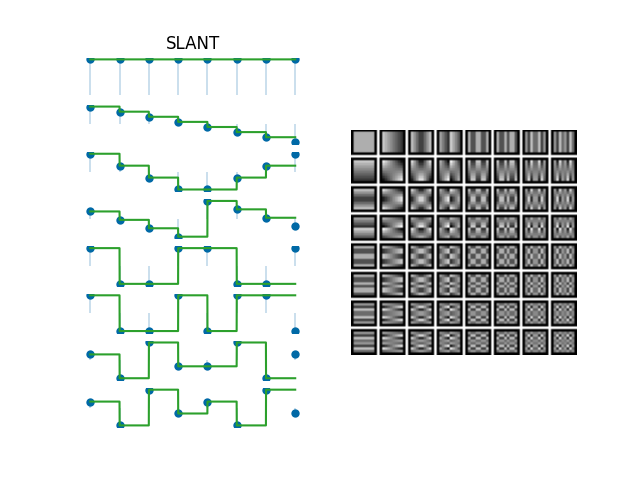

The Python source for this figure:
import numpy as np
import matplotlib.pyplot as plt
from scipy.interpolate import interp1d
from libDIP.basisImage4e import basisImage4e

# Parameters
N = 8
P = 1
position = 1
plots = 2
LN = int(np.log2(N))
Te = 1e-3
t = np.arange(1, N + Te, Te)

# Slant transform matrix
a = 3 / np.sqrt(5)
b = 1 / np.sqrt(5)
sp = np.array([
    [1, 1, 1, 1],
    [a, b, -b, -a],
    [1, -1, -1, 1],
    [b, -a, a, -b]
], dtype=float)

for i in range(3, LN + 1):
    NN = 2 ** i
    aN = np.sqrt((3 * NN ** 2) / (4 * (NN ** 2 - 1)))
    bN = np.sqrt((NN ** 2 - 4) / (4 * (NN ** 2 - 1)))

    sr1 = np.array([[1, 0], [aN, bN]], dtype=float)
    sr2 = np.array([[1, 0], [-aN, bN]], dtype=float)
    sz = np.zeros((2, (NN - 4) // 2))
    sn1 = np.hstack([sr1, sz, sr2, sz])

    q = (NN // 2) - 2
    ir = np.eye(q)
    iz = np.zeros((q, 2))
    sn2 = np.hstack([iz, ir, iz, ir])
    sn4 = np.hstack([iz, ir, iz, -ir])

    sr1 = np.array([[0, 1], [-bN, aN]], dtype=float)
    sr2 = np.array([[0, -1], [bN, aN]], dtype=float)
    sn3 = np.hstack([sr1, sz, sr2, sz])

    sn = np.vstack([sn1, sn2, sn3, sn4])

    m2 = np.block([
        [sp, np.zeros_like(sp)],
        [np.zeros_like(sp), sp]
    ])

    sp = sn @ m2

    SLANT = np.zeros_like(sp)
    for k in range(NN):
        if k < 2:
            seq = k
        elif k <= NN // 2 - 1:
            if k % 2 == 0:
                seq = 2 * k
            else:
                seq = 2 * k + 1
        elif k == NN // 2:
            seq = 2
        elif k == NN // 2 + 1:
            seq = 3
        else:
            if k % 2 == 0:
                seq = 2 * (k - NN // 2) + 1
            else:
                seq = 2 * (k - NN // 2)
        SLANT[seq, :] = sp[k, :]
    sp = SLANT

sp = sp / np.sqrt(N)
SLANT = sp.copy()

S_COMPOSITE, S_DISPLAY = basisImage4e('SLT', N, P)

# Display
plt.figure()
plt.subplot(1, 2, 1)
for i in range(N):
    ax = plt.subplot(N, plots, (plots * (i + 1)) - (plots - position))
    markerline, stemlines, baseline = ax.stem(
        np.arange(1, N + 1),
        SLANT[i, :],
        markerfmt='o',
        basefmt=' '
    )
    markerline.set_markeredgecolor('none')
    markerline.set_markerfacecolor((0, 105/255, 166/255))
    markerline.set_markersize(2.25 * 4 / 1.5)
    stemlines.set_linewidth(0.5 * 0.5 / 0.75)

    Temp = interp1d(np.arange(1, N + 1), SLANT[i, :], kind='previous', bounds_error=False,
                    fill_value=(SLANT[i, 0], SLANT[i, -1]))(t)
    ax.plot(t, Temp)

    ax.set_frame_on(False)
    ax.axis('off')
    ax.set_xticklabels([])
    ax.set_yticklabels([])
    if i == 0:
        ax.set_title('SLANT')

plt.subplot(1, 2, 2)
plt.imshow(S_DISPLAY, cmap='gray', vmin=S_DISPLAY.min(), vmax=S_DISPLAY.max())
plt.axis('off')

plt.savefig('Figure617.png')
plt.show()
